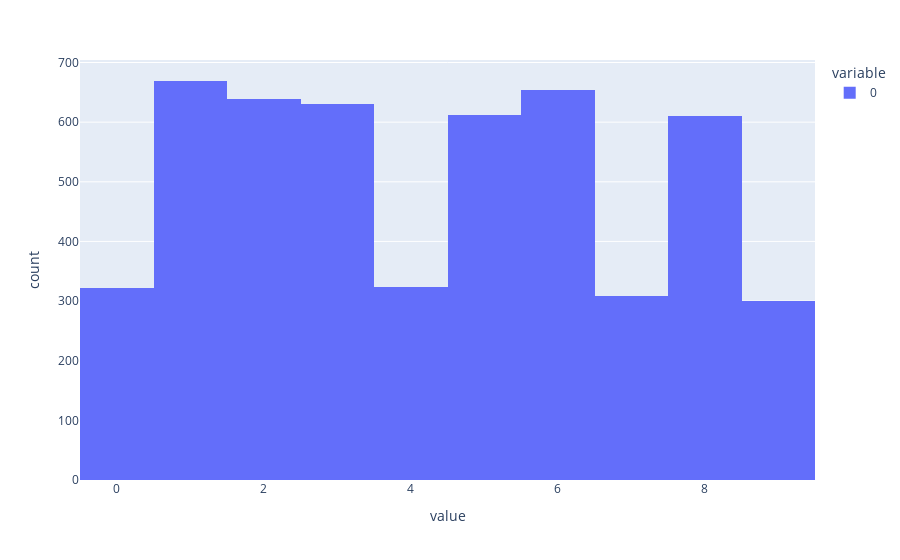

Here is the notebook cell this chart was saved with:
### Code cell
signal = [example[1].item() for example in example_dataset if example[0][-1] == 0]
noise = [example[1].item() for example in example_dataset if example[0][-1] != 0]

print(len(signal), len(noise))

px.histogram(signal)
#px.histogram(noise)

## repeated ints < 5 are half as likely in the signal dataset. This shouldn't matter, but could check to see if those outputs (0, 4, 7, 9) are treated systematically differently by the model

### Figure 1 — Plotly figure (JSON) as saved in the notebook; plotly's stock layout.template omitted (floating-point values rounded to 4 significant figures; data arrays with more than 128 entries replaced by an {"elided": "..."} marker saying what was removed)
{"data": [{"alignmentgroup": "True", "bingroup": "x", "hovertemplate": "variable=0<br>value=%{x}<br>count=%{y}<extra></extra>", "legendgroup": "0", "marker": {"color": "#636efa", "pattern": {"shape": ""}}, "name": "0", "offsetgroup": "0", "orientation": "v", "showlegend": true, "type": "histogram", "x": {"elided": "5066 int values"}, "xaxis": "x", "yaxis": "y"}], "layout": {"barmode": "relative", "legend": {"title": {"text": "variable"}, "tracegroupgap": 0}, "margin": {"t": 60}, "xaxis": {"anchor": "y", "domain": [0, 1], "title": {"text": "value"}}, "yaxis": {"anchor": "x", "domain": [0, 1], "title": {"text": "count"}}}}
